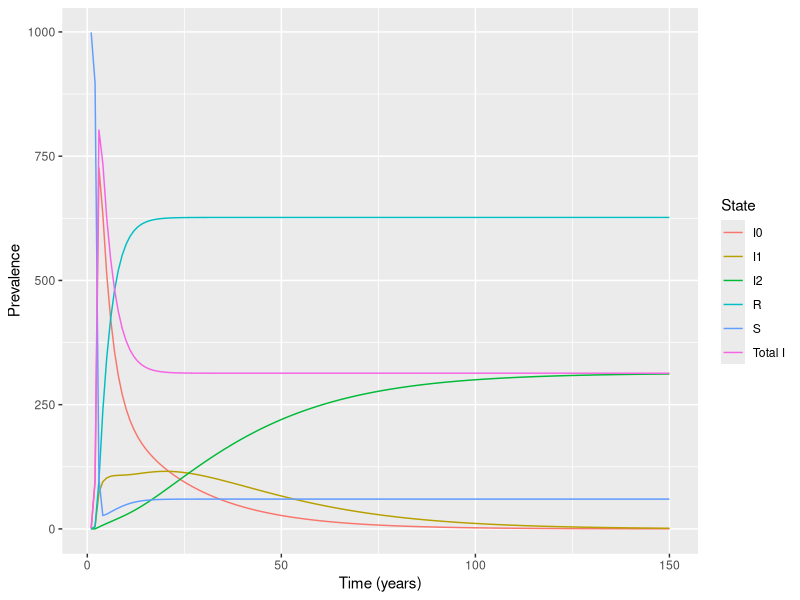

Recreate this plot in R.
require(deSolve)
require(ggplot2)
require(reshape2)
library(dplyr)
require(gridExtra)


# Added a new function to create the data for k classes, so here it require(deSolve)
require(ggplot2)
require(reshape2)
require(gridExtra)

# Function to get detection rate with is an exponential decay function scaled by "a"
det = function(k, a = 0.1, dMax=0){
  return(dMax*exp(-k*a))
}
# Test det(k=2,a=0.5)

initial_state_values=c(S=999,I0=1, I1=0, I2=0,R=0)

# Parameters
parameters=c(rec=0.2,trans=0.005, death=0.1,birth=0.1, mut=0.05, dMax=0, a=0.9)

# Time points

time=seq(from=1,to=150)

# SIR model function

sir_model2 <- function(time,state,parameters){
  with(as.list(c(state,parameters)),{
    N=S + I0 + I1 + I2 + R
    dS = birth*1000 - (S*(death + trans*I0 + trans*I1 +trans* I2))
    dI0 = trans*S*I0 - (rec + mut + death + dMax*exp(-0*a))*I0
    dI1 = trans*S*I1 - (rec + mut + death + dMax*exp(-1*a))*I1 + mut*I0
    dI2 = trans*S*I2 - (rec + death + dMax*exp(-2*a))*I2 + mut*I1
    dR = ((rec + dMax*exp(-0*a))*I0 + (rec + dMax*exp(-1*a))*I1 + (rec + dMax*exp(-2*a))*I2) - death*R
    
    return(list(c(dS,dI0, dI1, dI2,dR)))
  }
  )
}


# Solving the differential equations:
output<-as.data.frame(ode(y=initial_state_values,func = sir_model2,parms=parameters,times = time, method="ode45"))


# Summing total infected classes:
# Get the sums of all infected classes to plot as a separate line
sums<-output[,c(-2, -length(output))] # remove the S and R class

Totals<-rowSums(sums[,-1]) # Take the row sums excluding the time variable

# Format it to fit with out_long
Tots<-data.frame("time"=as.numeric(sums$time), "variable"=rep("Total_I", length(Totals)), "value"=as.numeric(Totals))

out_long=melt(output,id="time")

which(out_long$variable!="S" & out_long$variable!= "I0"  & out_long$variable!= "R")

out_long<-rbind(out_long, Tots)

### Creating a class to relabel for plotting
out_long$class<-NA

#out_long$class[which(out_long$variable!="S" & out_long$variable!= "I0"  & out_long$variable!= "R" & out_long$variable!= "Total_I")]<-"I_{k}"
out_long$class[which(out_long$variable=="S")]<-"S"
out_long$class[which(out_long$variable=="I0")]<-"I0"
out_long$class[which(out_long$variable=="I1")]<-"I1"
out_long$class[which(out_long$variable=="I2")]<-"I2"
out_long$class[which(out_long$variable=="R")]<-"R"
out_long$class[which(out_long$variable=="Total_I")]<-"Total I"

head(out_long)

#################################################


#Plotting the prevelance over time
ggplot(data = out_long,                                               
       aes(x = time, y = value, colour = class, group = class)) +  
  geom_line() +                                                          
  xlab("Time (years)")+                                                  
  ylab("Prevalence") + scale_color_discrete(name="State")                                

#rm(list=ls())
